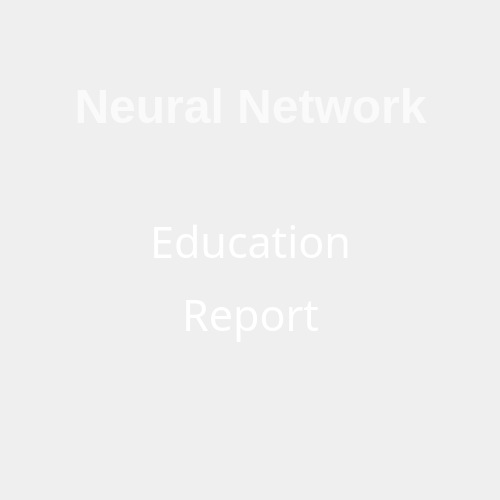
<?xml version="1.0" encoding="UTF-8"?>
<ui version="4.0">
 <class>NeuralNetwork</class>
 <widget class="QWidget" name="NeuralNetwork">
  <property name="geometry">
   <rect>
    <x>0</x>
    <y>0</y>
    <width>500</width>
    <height>500</height>
   </rect>
  </property>
  <property name="windowTitle">
   <string>Neural Network</string>
  </property>
  <widget class="QLabel" name="background">
   <property name="geometry">
    <rect>
     <x>0</x>
     <y>0</y>
     <width>500</width>
     <height>500</height>
    </rect>
   </property>
   <property name="text">
    <string/>
   </property>
   <property name="pixmap">
    <pixmap resource="resource.qrc">:/picture/img/640.jpg</pixmap>
   </property>
   <property name="scaledContents">
    <bool>false</bool>
   </property>
   <property name="wordWrap">
    <bool>false</bool>
   </property>
   <property name="openExternalLinks">
    <bool>true</bool>
   </property>
  </widget>
  <widget class="QWidget" name="layoutWidget">
   <property name="geometry">
    <rect>
     <x>0</x>
     <y>10</y>
     <width>501</width>
     <height>481</height>
    </rect>
   </property>
   <layout class="QGridLayout" name="gridLayout">
    <item row="3" column="1">
     <widget class="QPushButton" name="education">
      <property name="sizePolicy">
       <sizepolicy hsizetype="Preferred" vsizetype="Preferred">
        <horstretch>0</horstretch>
        <verstretch>0</verstretch>
       </sizepolicy>
      </property>
      <property name="font">
       <font>
        <family>Monospac821 BT</family>
        <pointsize>32</pointsize>
       </font>
      </property>
      <property name="styleSheet">
       <string notr="true">color:white;
box-shadow: 4px 4px 5px rgba(250, 50, 50, 0.4);
</string>
      </property>
      <property name="text">
       <string>Education</string>
      </property>
      <property name="flat">
       <bool>true</bool>
      </property>
     </widget>
    </item>
    <item row="3" column="2" rowspan="3">
     <spacer name="horizontalSpacer_2">
      <property name="orientation">
       <enum>Qt::Horizontal</enum>
      </property>
      <property name="sizeHint" stdset="0">
       <size>
        <width>40</width>
        <height>20</height>
       </size>
      </property>
     </spacer>
    </item>
    <item row="1" column="0" colspan="3">
     <widget class="QLabel" name="title_NN">
      <property name="text">
       <string>&lt;html&gt;&lt;head/&gt;&lt;body&gt;&lt;p align=&quot;center&quot;&gt;&lt;span style=&quot; font-size:36pt; font-weight:600; color:#fafafa;&quot;&gt;Neural Network&lt;/span&gt;&lt;/p&gt;&lt;/body&gt;&lt;/html&gt;</string>
      </property>
     </widget>
    </item>
    <item row="3" column="0" rowspan="3">
     <spacer name="horizontalSpacer">
      <property name="orientation">
       <enum>Qt::Horizontal</enum>
      </property>
      <property name="sizeHint" stdset="0">
       <size>
        <width>40</width>
        <height>20</height>
       </size>
      </property>
     </spacer>
    </item>
    <item row="2" column="1">
     <spacer name="verticalSpacer_2">
      <property name="orientation">
       <enum>Qt::Vertical</enum>
      </property>
      <property name="sizeHint" stdset="0">
       <size>
        <width>20</width>
        <height>40</height>
       </size>
      </property>
     </spacer>
    </item>
    <item row="4" column="1">
     <widget class="QPushButton" name="report">
      <property name="sizePolicy">
       <sizepolicy hsizetype="Preferred" vsizetype="Preferred">
        <horstretch>0</horstretch>
        <verstretch>0</verstretch>
       </sizepolicy>
      </property>
      <property name="font">
       <font>
        <family>Monospac821 BT</family>
        <pointsize>32</pointsize>
       </font>
      </property>
      <property name="styleSheet">
       <string notr="true">color:white;</string>
      </property>
      <property name="text">
       <string>Report</string>
      </property>
      <property name="flat">
       <bool>true</bool>
      </property>
     </widget>
    </item>
    <item row="6" column="1">
     <spacer name="verticalSpacer">
      <property name="orientation">
       <enum>Qt::Vertical</enum>
      </property>
      <property name="sizeHint" stdset="0">
       <size>
        <width>20</width>
        <height>10</height>
       </size>
      </property>
     </spacer>
    </item>
    <item row="0" column="0" colspan="3">
     <spacer name="verticalSpacer_3">
      <property name="orientation">
       <enum>Qt::Vertical</enum>
      </property>
      <property name="sizeHint" stdset="0">
       <size>
        <width>20</width>
        <height>40</height>
       </size>
      </property>
     </spacer>
    </item>
    <item row="7" column="0" colspan="3">
     <spacer name="verticalSpacer_4">
      <property name="orientation">
       <enum>Qt::Vertical</enum>
      </property>
      <property name="sizeHint" stdset="0">
       <size>
        <width>20</width>
        <height>40</height>
       </size>
      </property>
     </spacer>
    </item>
   </layout>
  </widget>
 </widget>
 <resources>
  <include location="resource.qrc"/>
 </resources>
 <connections/>
</ui>
